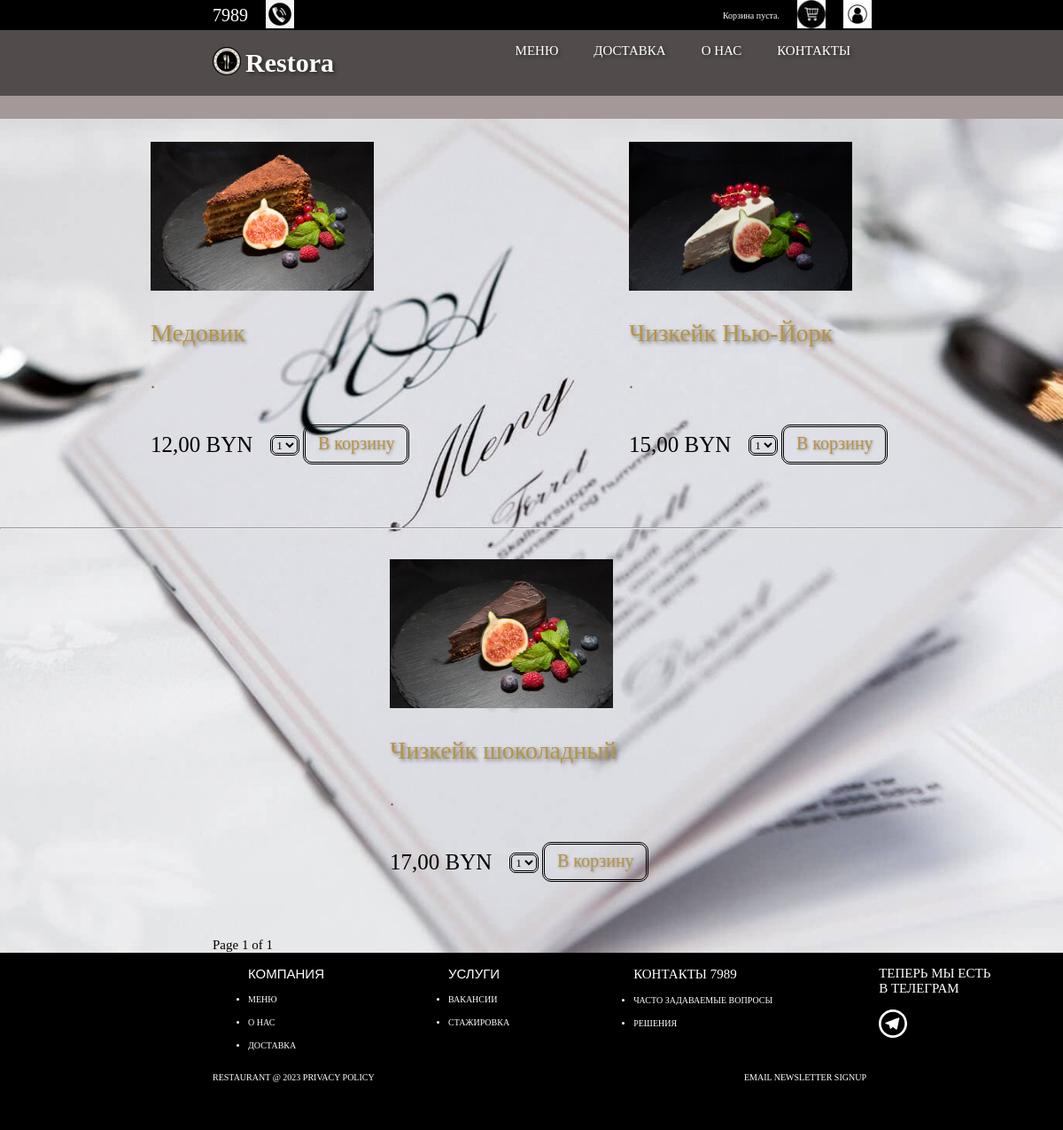
/restora/home/desserts, run on the app's committed database.
### Restora/models.py (models this page shows, shortened)
class Dishes(models.Model):
    name = models.CharField('Название блюда', max_length=100)
    image = models.ImageField('Изображение', upload_to='uploads')
    price = models.DecimalField('Стоимость', max_digits=10, decimal_places=2)
    cookingTime = models.IntegerField('Приготовление в минутах')
    category = models.ForeignKey('CategoriesFood',  on_delete=models.SET_NULL, verbose_name='Категория', null=True, default='Без категории')
    class Meta:
        verbose_name = 'Блюдо'
        verbose_name_plural = 'Блюда'

### Restora/views.py (the view)
# urls.py: path('home/desserts', views.show_desserts, name= 'desserts'),
def show_desserts (request):
    desserts = models.Dishes.objects.filter(category__name='Десерты')    #<QuerySet [<Dishes: Сельдь под шубой>, <Dishes: Овощной салат с семе>, <Dishes: Салат-микс с цыпленк>, <Dishes: Низуаз с тунцом>, <Dishes: Оливье>, <Dishes: Цезарь>]>
    paginator = Paginator(desserts, 4)   #показ на стр. по 4
    page_number = request.GET.get('page')
    page_obj = paginator.get_page(page_number)
    cart_product_form = CartAddProductForm()   #добавляем форму корзины
    for dessert in page_obj:
        ingredients = models.Ingredients.objects.filter(dishe_id=dessert.id)
        dessert.ingredients = []
        for ingredient in ingredients:
            product = models.Products.objects.get(id=ingredient.product_id)
            dessert.ingredients.append(product.name)
    return render(request, 'desserts.html', {'desserts': desserts,
                                           'products': page_obj,
                                           'cart_product_form': cart_product_form,
                                           })

### Cart/forms.py
class CartAddProductForm(forms.Form):
    quantity = forms.TypedChoiceField(choices=PRODUCT_QUANTITY_CHOICES, coerce=int, label='')    #количество между 1-20.
    update = forms.BooleanField(required=False, initial=False, widget=forms.HiddenInput)

### Cart/cart.py (called while the page is built)
    def __len__(self):
        return sum(item['quantity'] for item in self.cart.values())

### Cart/context_processors.py (called while the page is built)
def cart(request):
    return {'cart': Cart(request)}

### Restora/templates/desserts.html (shortened to what this page needs)
{% extends 'base.html' %}
{% block content %}
{% load static %}
<div class="products-container">
    {% for dessert in products %}
        {% if forloop.counter0|divisibleby:2 %}
            <div class="row">
        {% endif %}
        <div class="product-card">
            <ul>
                <li><a href="javascript:PopUpShow('popup{{ forloop.counter }}')">
                    {% if dessert.image %}
                        <img class="product-image" src="{{ dessert.image.url }}">
                    {% else %}
                        <p>No image</p>
                    {% endif %}
                    </a>
                </li>
                <li>
                    <p class ="product-name">{{dessert.name}}</p>
                </li>
                <li>
                    <p class ="product-description">
                        .
                     </p>
                </li>
                <li class="in-bag"><p class="product-price" >{{dessert.price}} BYN</p>
                    <form action="{% url "cart:cart_add" dessert.id %}" method="post">
                        {{ cart_product_form }}
                        <input class="button-in-bag" type="submit" value="В корзину">
                    </form>
                </li>
        </ul>
    </div>
        {% if forloop.counter0|add:1|divisibleby:2 or forloop.last %}
    </div>
            {% if not forloop.last %}
                <hr>
            {% endif %}
        {% endif %}
    {% endfor %}
 </div>
{% include 'pagination.html' %}
{% endblock %}

### Restora/static/Restora/css/style.css (style rules this page uses)
BODY { margin: 0; padding: 0; background: black; }
a { color:inherit; text-decoration: none; }
.row { display: flex; justify-content: space-evenly; }
.product-card { width: calc(35% - 20px); margin-bottom: 20px; padding: 10px; }
.product-image { width: 70%; }
.product-name { font-size: 28px; font-family: 'Times New Roman', Times, serif; text-shadow: 2px 2px 4px rgba(0, 0, 0, 0.5); color: #b79345; }
.product-price { font-size: 25px; padding-right: 20px; }
.product-description { font-size: 20px; width: 70%; color: #7a5b50; }
.in-bag { display: flex; align-items: center }
form>select { background: none; border: 3px double black; border-radius: 7px; }
.button-in-bag { width: 120px; height: 45px; padding-bottom: 3px; border: 3px double black; border-radius: 10px; font: 20px 'Times New Roman', Times, serif; color: #b79345; cursor: pointer; text-shadow: 1px 1px 3px rgba(150, 150, 150, 1); background: none; }
.product-card > ul { list-style-type: none; }
* { font-family: Areal; }

### data on the page
Dishes: image (picture), name "Медовик", price "12,00"
Dishes: image (picture), name "Чизкейк Нью-Йорк", price "15,00"
Dishes: image (picture), name "Чизкейк шоколадный", price "17,00"

### other printed values
{{ products.number }} "1"
{{ products.paginator.num_pages }} "1"
